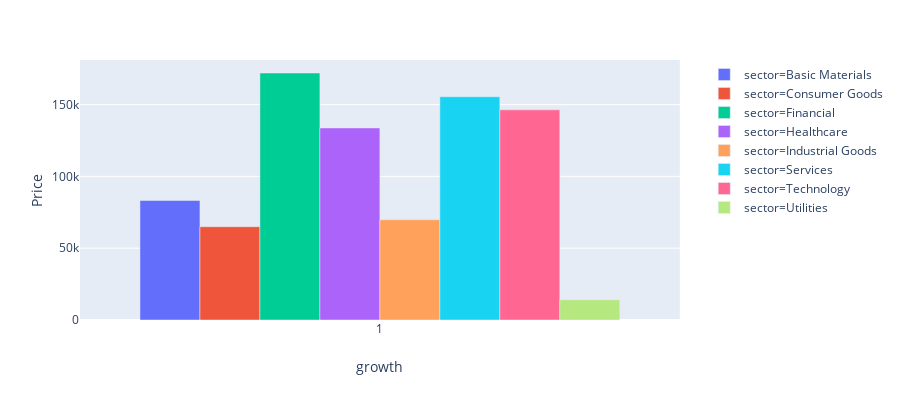

The cell this chart's notebook holds for it:
### Code cell
fig = px.bar(growth_stocks, x='growth', y='Price',
             hover_data=['growth', 'sector'], color='sector',
             labels={'l'}, height=400)
fig.update_layout(barmode='group', xaxis={'categoryorder':'category ascending'})

fig.show()

### Figure 1 — Plotly figure (JSON) as saved in the notebook; plotly's stock layout.template omitted (floating-point values rounded to 4 significant figures)
{"data": [{"alignmentgroup": "True", "customdata": [[1, "Basic Materials"]], "hoverlabel": {"namelength": 0}, "hovertemplate": "sector=%{customdata[1]}<br>growth=%{customdata[0]}<br>Price=%{y}", "legendgroup": "sector=Basic Materials", "marker": {"color": "#636efa"}, "name": "sector=Basic Materials", "offsetgroup": "sector=Basic Materials", "orientation": "v", "showlegend": true, "textposition": "auto", "type": "bar", "x": [1], "xaxis": "x", "y": [83230.0], "yaxis": "y"}, {"alignmentgroup": "True", "customdata": [[1, "Consumer Goods"]], "hoverlabel": {"namelength": 0}, "hovertemplate": "sector=%{customdata[1]}<br>growth=%{customdata[0]}<br>Price=%{y}", "legendgroup": "sector=Consumer Goods", "marker": {"color": "#EF553B"}, "name": "sector=Consumer Goods", "offsetgroup": "sector=Consumer Goods", "orientation": "v", "showlegend": true, "textposition": "auto", "type": "bar", "x": [1], "xaxis": "x", "y": [64970.0], "yaxis": "y"}, {"alignmentgroup": "True", "customdata": [[1, "Financial"]], "hoverlabel": {"namelength": 0}, "hovertemplate": "sector=%{customdata[1]}<br>growth=%{customdata[0]}<br>Price=%{y}", "legendgroup": "sector=Financial", "marker": {"color": "#00cc96"}, "name": "sector=Financial", "offsetgroup": "sector=Financial", "orientation": "v", "showlegend": true, "textposition": "auto", "type": "bar", "x": [1], "xaxis": "x", "y": [172000.0], "yaxis": "y"}, {"alignmentgroup": "True", "customdata": [[1, "Healthcare"]], "hoverlabel": {"namelength": 0}, "hovertemplate": "sector=%{customdata[1]}<br>growth=%{customdata[0]}<br>Price=%{y}", "legendgroup": "sector=Healthcare", "marker": {"color": "#ab63fa"}, "name": "sector=Healthcare", "offsetgroup": "sector=Healthcare", "orientation": "v", "showlegend": true, "textposition": "auto", "type": "bar", "x": [1], "xaxis": "x", "y": [133700.0], "yaxis": "y"}, {"alignmentgroup": "True", "customdata": [[1, "Industrial Goods"]], "hoverlabel": {"namelength": 0}, "hovertemplate": "sector=%{customdata[1]}<br>growth=%{customdata[0]}<br>Price=%{y}", "legendgroup": "sector=Industrial Goods", "marker": {"color": "#FFA15A"}, "name": "sector=Industrial Goods", "offsetgroup": "sector=Industrial Goods", "orientation": "v", "showlegend": true, "textposition": "auto", "type": "bar", "x": [1], "xaxis": "x", "y": [69780.0], "yaxis": "y"}, {"alignmentgroup": "True", "customdata": [[1, "Services"]], "hoverlabel": {"namelength": 0}, "hovertemplate": "sector=%{customdata[1]}<br>growth=%{customdata[0]}<br>Price=%{y}", "legendgroup": "sector=Services", "marker": {"color": "#19d3f3"}, "name": "sector=Services", "offsetgroup": "sector=Services", "orientation": "v", "showlegend": true, "textposition": "auto", "type": "bar", "x": [1], "xaxis": "x", "y": [155500.0], "yaxis": "y"}, {"alignmentgroup": "True", "customdata": [[1, "Technology"]], "hoverlabel": {"namelength": 0}, "hovertemplate": "sector=%{customdata[1]}<br>growth=%{customdata[0]}<br>Price=%{y}", "legendgroup": "sector=Technology", "marker": {"color": "#FF6692"}, "name": "sector=Technology", "offsetgroup": "sector=Technology", "orientation": "v", "showlegend": true, "textposition": "auto", "type": "bar", "x": [1], "xaxis": "x", "y": [146300.0], "yaxis": "y"}, {"alignmentgroup": "True", "customdata": [[1, "Utilities"]], "hoverlabel": {"namelength": 0}, "hovertemplate": "sector=%{customdata[1]}<br>growth=%{customdata[0]}<br>Price=%{y}", "legendgroup": "sector=Utilities", "marker": {"color": "#B6E880"}, "name": "sector=Utilities", "offsetgroup": "sector=Utilities", "orientation": "v", "showlegend": true, "textposition": "auto", "type": "bar", "x": [1], "xaxis": "x", "y": [14100.0], "yaxis": "y"}], "layout": {"barmode": "group", "height": 400, "legend": {"tracegroupgap": 0}, "margin": {"t": 60}, "xaxis": {"anchor": "y", "categoryorder": "category ascending", "domain": [0, 0.98], "title": {"text": "growth"}}, "yaxis": {"anchor": "x", "domain": [0, 1], "title": {"text": "Price"}}}}
